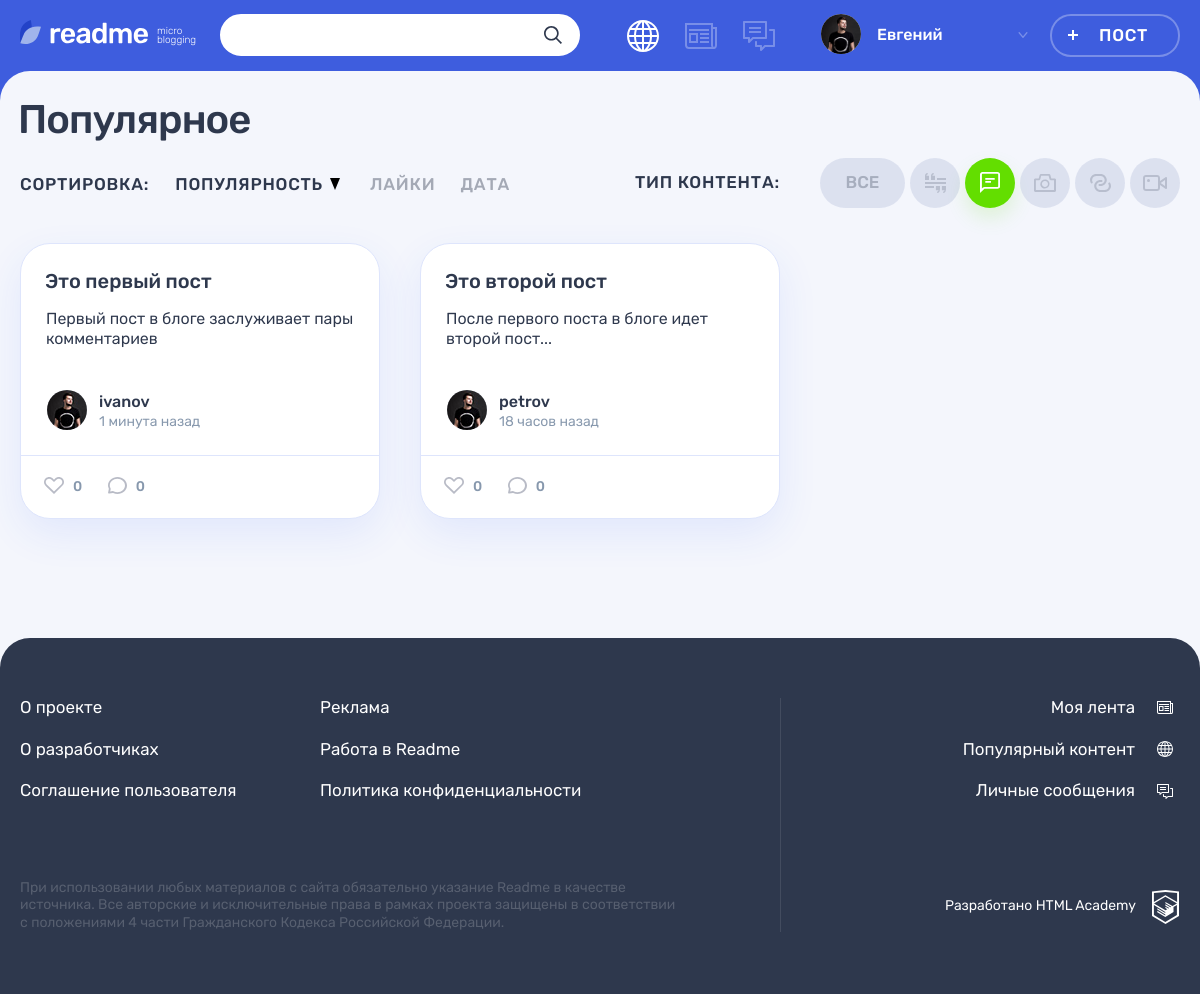
The app's page /?type_post=text with its own data.
### tables this page shows
CREATE TABLE `type_content` (
    `id` INT NOT NULL AUTO_INCREMENT PRIMARY KEY,
    `type` VARCHAR(128) NOT NULL UNIQUE,                      
    `class_name` VARCHAR(128) NOT NULL UNIQUE                 
);

CREATE TABLE `posts` (
    `id` INT NOT NULL AUTO_INCREMENT PRIMARY KEY,
    `created_at` DATETIME NOT NULL,                             
    `header` TEXT,                                              
    `content_text` TEXT,                                        
    `author_quote` TEXT,                                        
    `content_photo` TEXT,                                       
    `content_video` TEXT,                                       
    `content_link` TEXT,                                        
    `count_views` INT NOT NULL DEFAULT 0,                       
    `user_id` INT NOT NULL,
    `type_content_id` INT NOT NULL,
    FOREIGN KEY `user_index` (`user_id`) REFERENCES `users` (`id`),
    FOREIGN KEY `type_content_index` (`type_content_id`) REFERENCES `type_content` (`id`),
    FULLTEXT `fulltext_index` (`header`, `content_text`, `author_quote`)    
);

CREATE TABLE `users` (
    `id` INT NOT NULL AUTO_INCREMENT PRIMARY KEY,
    `created_at` DATETIME NOT NULL,                        
    `email` VARCHAR(128) NOT NULL UNIQUE,
    `login` VARCHAR(64) NOT NULL UNIQUE,
    `password` CHAR(64) NOT NULL,                          
    `avatar` TEXT                                          
);

### helpers.php (called while the page is built, shortened)
<?php
function get_noun_plural_form(int $number, string $one, string $two, string $many): string
{
    $number = (int)$number;
    $mod10 = $number % 10;
    $mod100 = $number % 100;
    switch (true) {
        case ($mod100 >= 11 && $mod100 <= 20):
            return $many;
        case ($mod10 === 1):
            return $one;
    }
}
function include_template($name, array $data = [])
{
    $name = 'templates/' . $name;
    extract($data);
    require $name;
    $result = ob_get_clean();
    return $result;
}
function generate_random_date($index)
{
    $deltas = [['minutes' => 59], ['hours' => 23], ['days' => 6], ['weeks' => 4], ['months' => 11]];
    $dcnt = count($deltas);
    $delta = $deltas[$index];
    $timeval = rand(1, current($delta));
    $timename = key($delta);
    $ts = strtotime("$timeval $timename ago");
    $dt = date('Y-m-d H:i:s', $ts);
    return $dt;
}

### templates/main.php (the view, shortened to what this page needs)
<div class="container">
    <h1 class="page__title page__title--popular">Популярное</h1>
</div>
<div class="popular container">
    <div class="popular__filters-wrapper">
        <div class="popular__sorting sorting">
            <b class="popular__sorting-caption sorting__caption">Сортировка:</b>
            <ul class="popular__sorting-list sorting__list">
                <li class="sorting__item sorting__item--popular">
                    <a class="sorting__link sorting__link--active" href="#">
                        <span>Популярность</span>
                        <svg class="sorting__icon" width="10" height="12">
                            <use xlink:href="#icon-sort"></use>
                        </svg>
                    </a>
                </li>
                <li class="sorting__item">
                    <a class="sorting__link" href="#">
                        <span>Лайки</span>
                    </a>
                </li>
                <li class="sorting__item">
                    <a class="sorting__link" href="#">
                        <span>Дата</span>
                    </a>
                </li>
            </ul>
        </div>
        <div class="popular__filters filters">
            <b class="popular__filters-caption filters__caption">Тип контента:</b>
            <ul class="popular__filters-list filters__list">
                <li class="popular__filters-item popular__filters-item--all filters__item filters__item--all">
                    <a class="filters__button filters__button--ellipse filters__button--all <?=get_class_active();?>" href="index.php">
                        <span>Все</span>
                    </a>
                </li>
                <?php foreach($content_type_array as $type_content):?>
                <li class="popular__filters-item filters__item">
                    <a class="filters__button filters__button--<?=$type_content['class_name'];?> button <?=get_class_active($type_content['class_name']);?>" href="?type_post=<?=$type_content['class_name'];?>">
                    <?php if($type_content['class_name'] === 'photo'):?>
                        <svg class="filters__icon" width="22" height="18">
                    <?php elseif($type_content['class_name'] === 'quote'):?>
                        <span class="visually-hidden">Цитата</span>
                        <svg class="filters__icon" width="21" height="20">
                    <?php elseif($type_content['class_name'] === 'link'):?>
                        <span class="visually-hidden">Ссылка</span>
                        <svg class="filters__icon" width="21" height="18">
                    <?php elseif($type_content['class_name'] === 'video'):?>
                        <span class="visually-hidden">Видео</span>
                        <svg class="filters__icon" width="24" height="16">
                    <?php elseif($type_content['class_name'] === 'text'):?>
                        <span class="visually-hidden">Текст</span>
                        <svg class="filters__icon" width="20" height="21">
                    <?php endif;?>
                        <use xlink:href="#icon-filter-<?=$type_content['class_name'];?>"></use>
                        </svg>
                    </a>
                </li>
                <?php endforeach;?>
            </ul>
        </div>
    </div>
    <div class="popular__posts">
        <?php foreach($posts_array as $idx => $post):?>
            <?php $date = generate_random_date($idx);?>
            <article class="popular__post post post-<?=$post['class_name'];?>">
                <header class="post__header">
                    <h2><a href="post.php?id=<?=$post['id'];?>"><?=htmlspecialchars($post['header']);?></a></h2>
                </header>
                <div class="post__main">
                    <?php if($post['class_name'] === 'quote'):?>
                        <blockquote>
                            <p>
                                <?=htmlspecialchars($post['content']);?>
                            </p>
                            <cite><?=htmlspecialchars($post['author']);?></cite>
                        </blockquote>
                    <?php elseif($post['class_name'] === 'text'):?>
                        <?=cut_text_post(htmlspecialchars($post['content']), $post['id']);?>
                    <?php endif;?>
                </div>
                <footer class="post__footer">
                    <div class="post__author">
                        <a class="post__author-link" href="#" title="Автор">
                            <div class="post__avatar-wrapper">
                                <img class="post__author-avatar" src="img/<?=htmlspecialchars($post['avatar']);?>" alt="Аватар пользователя">
                            </div>
                            <div class="post__info">
                                <b class="post__author-name"><?=htmlspecialchars($post['name_user']);?></b>
                                <time class="post__time" datetime="<?=$date;?>" title="<?=date('d.m.Y H:i', strtotime($date));?>"><?=get_diff_date(date_create($date));?></time>
                            </div>
                        </a>
                    </div>
                    <div class="post__indicators">
                        <div class="post__buttons">
                            <a class="post__indicator post__indicator--likes button" href="#" title="Лайк">
                                <svg class="post__indicator-icon" width="20" height="17">
                                    <use xlink:href="#icon-heart"></use>
                                </svg>
                                <span>0</span>
                            </a>
                            <a class="post__indicator post__indicator--comments button" href="#" title="Комментарии">
                                <svg class="post__indicator-icon" width="19" height="17">
                                    <use xlink:href="#icon-comment"></use>
                                </svg>
                                <span>0</span>
                            </a>
                        </div>
                    </div>
                </footer>
            </article>
        <?php endforeach;?>
    </div>
</div>

### functions.php (shortened to what this page needs)
<?php
function get_popular_posts(mysqli $link, string $type_post = null): array {
    $where = "";
    if (!is_null($type_post)) {
        $safe_type_post = mysqli_real_escape_string($link, $type_post);
        $where = "WHERE `tc`.`class_name` = '$safe_type_post'";
    }
    $sql = "SELECT
                `p`.`id`,
                `p`.`header`,
                `tc`.`class_name`,
            CASE
                WHEN `tc`.`class_name` in ('quote', 'text')
                    THEN `p`.`content_text`
                WHEN `tc`.`class_name` = 'photo'
                    THEN `p`.`content_photo`
                WHEN `tc`.`class_name` = 'link'
                    THEN `p`.`content_link`
                ELSE `p`.`content_video`
            END AS `content`,
                `p`.`author_quote` as `author`,
                `u`.`login` as `name_user`,
                `u`.`avatar`
            FROM
                `posts` `p`
                JOIN `users` `u` on `u`.`id` = `p`.`user_id`
                JOIN `type_content` `tc` on `tc`.`id` = `p`.`type_content_id`
            $where
            ORDER BY `count_views` DESC;";
    $result = mysqli_query($link, $sql);
    return mysqli_fetch_all($result, MYSQLI_ASSOC);
}
function get_all_type_content(mysqli $link): array {
    $sql = "SELECT
        `tc`.`type`,
        `tc`.`class_name`
    FROM
        `type_content` `tc`;";
    $result = mysqli_query($link, $sql);
    return mysqli_fetch_all($result, MYSQLI_ASSOC);
}
function get_class_active(string $type_post = null, string $tag = null): string {
    if (isset($_GET['type_post'])) {
        if ($_GET['type_post'] === $type_post) {
            return "filters__button--active";
        }
    } elseif (is_null($type_post)) {
        return "filters__button--active";
    }
    return "";
}
function cut_text_post(string $text, int $id, int $limit_letters = 300): string
{
    $sum_count_letters = 0;
    $text_array = explode(' ', $text);
    for ($i = 0, $count = count($text_array); $i < $count; $i++) {
        if (($sum_count_letters + mb_strlen($text_array[$i]) + 1) <= ($limit_letters + 1)){
            $sum_count_letters += mb_strlen($text_array[$i]) + 1;
        } else {
            return '<p>' . implode(' ', array_slice($text_array, 0, $i)) . '...' . '</p>' .
            '<a class="post-text__more-link" href="post.php?id=' . $id . '">Читать далее</a>';
        }
    }
    return '<p>' . $text . '</p>';
}
function get_diff_date(DateTime $date, string $format = "%d %s назад") : string
{
    $current_date = date_create();
    $diff = date_diff($current_date, $date);
    $minutes_count = $diff->i;
    $hours_count = $diff->h;
    $days_count = $diff->d;
    $all_days_count = (int)date_interval_format($diff, "%a");
    $months_count = $diff->m;
    $years_count = $diff->y;
    $weeks_count = floor($all_days_count / 7);
    if (!($years_count || $months_count || $weeks_count || $days_count || $hours_count)) {
        $result = $minutes_count;
        $form = get_noun_plural_form($result, 'минута', 'минуты', 'минут');
    } elseif (!($years_count || $months_count || $weeks_count || $days_count)) {
        $result = $minutes_count/60 >= 0.5 ? $hours_count + 1 : $hours_count;
        $form = get_noun_plural_form($result, 'час', 'часа', 'часов');
    } elseif (!($years_count || $months_count || $weeks_count)) {
        $result = ($hours_count + $minutes_count/60)/24 >= 0.5 ? $all_days_count + 1 : $all_days_count;
        $form = get_noun_plural_form($result, 'день', 'дня', 'дней');
    } elseif (!($years_count || $months_count)) {
        $all_days_count = $all_days_count + ($hours_count + $minutes_count/60)/24;
        $result = round($all_days_count / 7);
        $form = get_noun_plural_form($result, 'неделя', 'недели', 'недель');
    }
    return sprintf($format, $result, $form);
}

### records on screen
type_content: class_name "quote" (drawn)
type_content: class_name "text" (drawn)
type_content: class_name "photo" (drawn)
type_content: class_name "link" (drawn)
type_content: class_name "video" (drawn)
posts: header "Это первый пост", text "Первый поcт в блоге заслуживает пары комментариев", user.avatar (picture), user.login "ivanov", date "1 минута назад"
posts: header "Это второй пост", text "После первого поста в блоге идет второй пост...", user.avatar (picture), user.login "petrov", date "18 часов назад"

### other values on screen
$user_name "Евгений"
